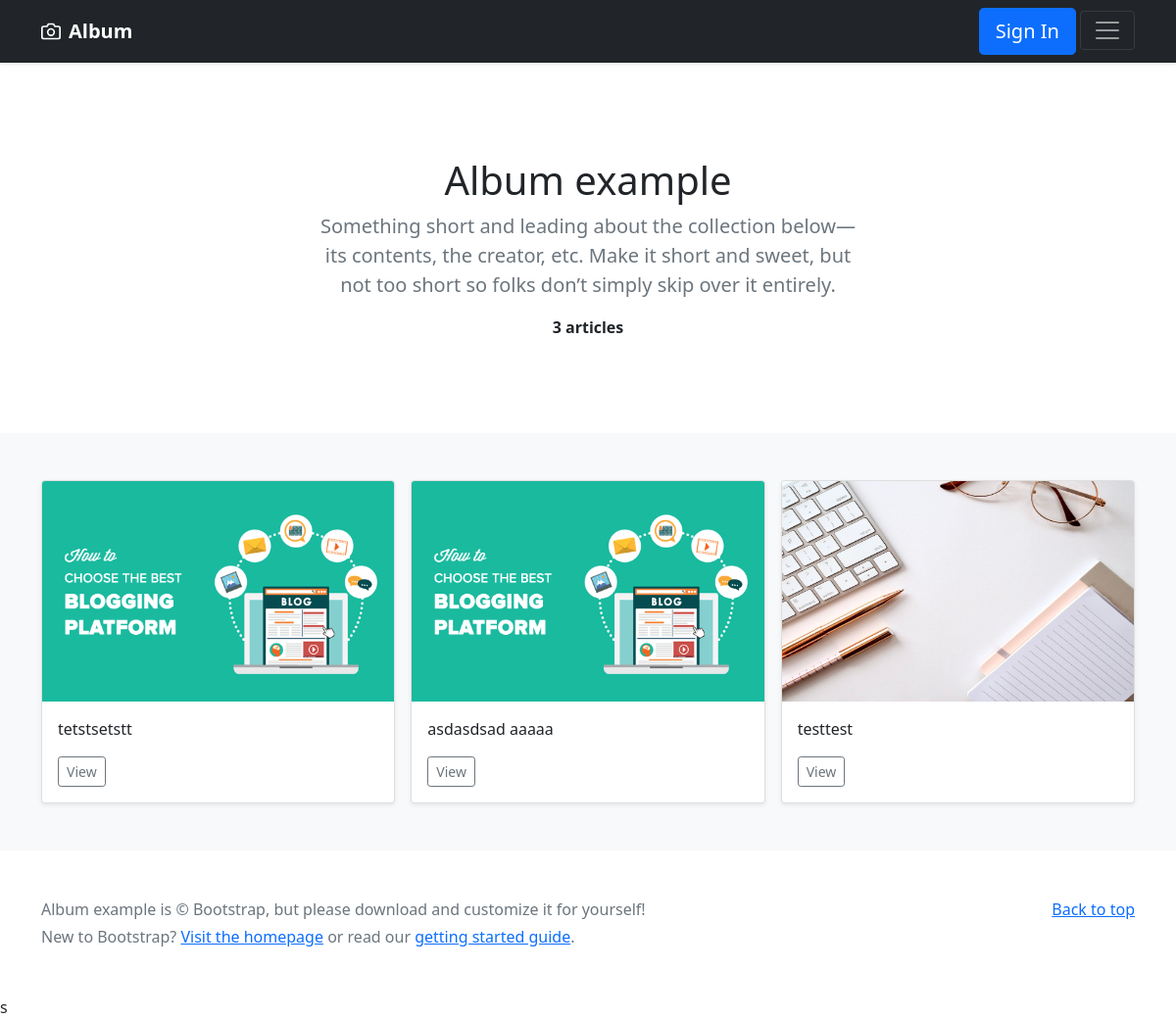
The page / on the database its author committed.
### tables this page shows
CREATE TABLE `articles` (
  `blogid` int(11) NOT NULL,
  `blog_title` varchar(250) DEFAULT NULL,
  `blog_desc` text DEFAULT NULL,
  `blog_img` varchar(300) DEFAULT NULL,
  `status` tinyint(1) NOT NULL DEFAULT 1 COMMENT 'unpublished=>0  published=>1',
  `created_on` timestamp NOT NULL DEFAULT current_timestamp(),
  `updated_on` timestamp NOT NULL DEFAULT current_timestamp() ON UPDATE current_timestamp()
);

### application/controllers/home.php (called while the page is built, shortened)
<?php
class home extends CI_Controller {
	public function index()
	{
		$this->load->model('article_model','am');
		$data['result']=$this->am->fetshArticle();
		$this->load->view('home_page',$data);
	}
}

### index.php (called while the page is built, shortened)
<?php
require_once BASEPATH.'core/CodeIgniter.php';

### application/models/article_model.php (called while the page is built, shortened)
<?php
class article_model extends CI_Model{
  function fetshArticle(){
    $result=$this->db->query("SELECT `blogid`, `blog_title`, `blog_desc`, `blog_img`, `status`, `created_on`, `updated_on` FROM `articles` WHERE `status`= '1'");
    return $result->result_array();
  }
}
 ?>

### application/views/home_page.php (the view, shortened to what this page needs)
<!doctype html>
<html lang="en">
  <head>
    <link href="https://cdn.jsdelivr.net/npm/bootstrap@5.0.1/dist/css/bootstrap.min.css" rel="stylesheet">
  </head>
  <body>
    <header>
  <div class="navbar navbar-dark bg-dark shadow-sm">
    <div class="container">
      <a href="<?= base_url(); ?>" class="navbar-brand d-flex align-items-center">
        <strong>Album</strong>
      </a>
      <div>
      <div class="w-30 btn btn-lg btn-primary align-items-end" > <a style="text-decoration: none; color: white;" href="<?= base_url().'admin/login' ?>">Sign In</a></div>
      <button class="navbar-toggler" type="button" data-bs-toggle="collapse" data-bs-target="#navbarHeader" aria-controls="navbarHeader" aria-expanded="false" aria-label="Toggle navigation">
        <span class="navbar-toggler-icon"></span>
      </button>
    </div>
    </div>
  </div>
</header>
<main>
  <section class="py-5 text-center container">
    <div class="row py-lg-5">
      <div class="col-lg-6 col-md-8 mx-auto">
        <h1 class="fw-light">Album example</h1>
        <p class="lead text-muted">Something short and leading about the collection below—its contents, the creator, etc. Make it short and sweet, but not too short so folks don’t simply skip over it entirely.</p>
       <strong><?= sizeof($result) ?> articles</strong>
      </div>
    </div>
  </section>
  <div class="album py-5 bg-light">
    <div class="container">
      <div class="row row-cols-1 row-cols-sm-2 row-cols-md-3 g-3">
        <?php
          foreach ($result as $key => $value) {
           echo"<div class=\"col\">
            <div class=\"card shadow-sm\">
              <img class=\" card-img-top\" width=\"100%\" height=\"225\"  role=\"img\" src='". base_url().$value['blog_img']."' \"></img>
              <div class=\"card-body\">
                <p class=\"card-text\">".$value['blog_title']."</p>
                <div class=\"d-flex justify-content-between align-items-center\">
                  <div class=\"btn-group\">
                    <a href='".base_url().'/home/blog_detail/'.$value['blogid']."' class=\"btn btn-sm btn-outline-secondary\">View</a>
                  </div>
                </div>
              </div>
            </div>
          </div>";
          }
         ?>
      </div>
    </div>
  </div>
</main>
<footer class="text-muted py-5">
  <div class="container">
    <p class="float-end mb-1">
      <a href="#">Back to top</a>
    </p>
    <p class="mb-1">Album example is &copy; Bootstrap, but please download and customize it for yourself!</p>
    <p class="mb-0">New to Bootstrap? <a href="/">Visit the homepage</a> or read our <a href="/docs/5.0/getting-started/introduction/">getting started guide</a>.</p>
  </div>
</footer>
  </body>
</html>s

### rows shown on the page
articles: blog_img (picture), blog_title "tetstsetstt"
articles: blog_img (picture), blog_title "asdasdsad aaaaa"
articles: blog_img (picture), blog_title "testtest"

### other values the page prints
sizeof($result) "3"
